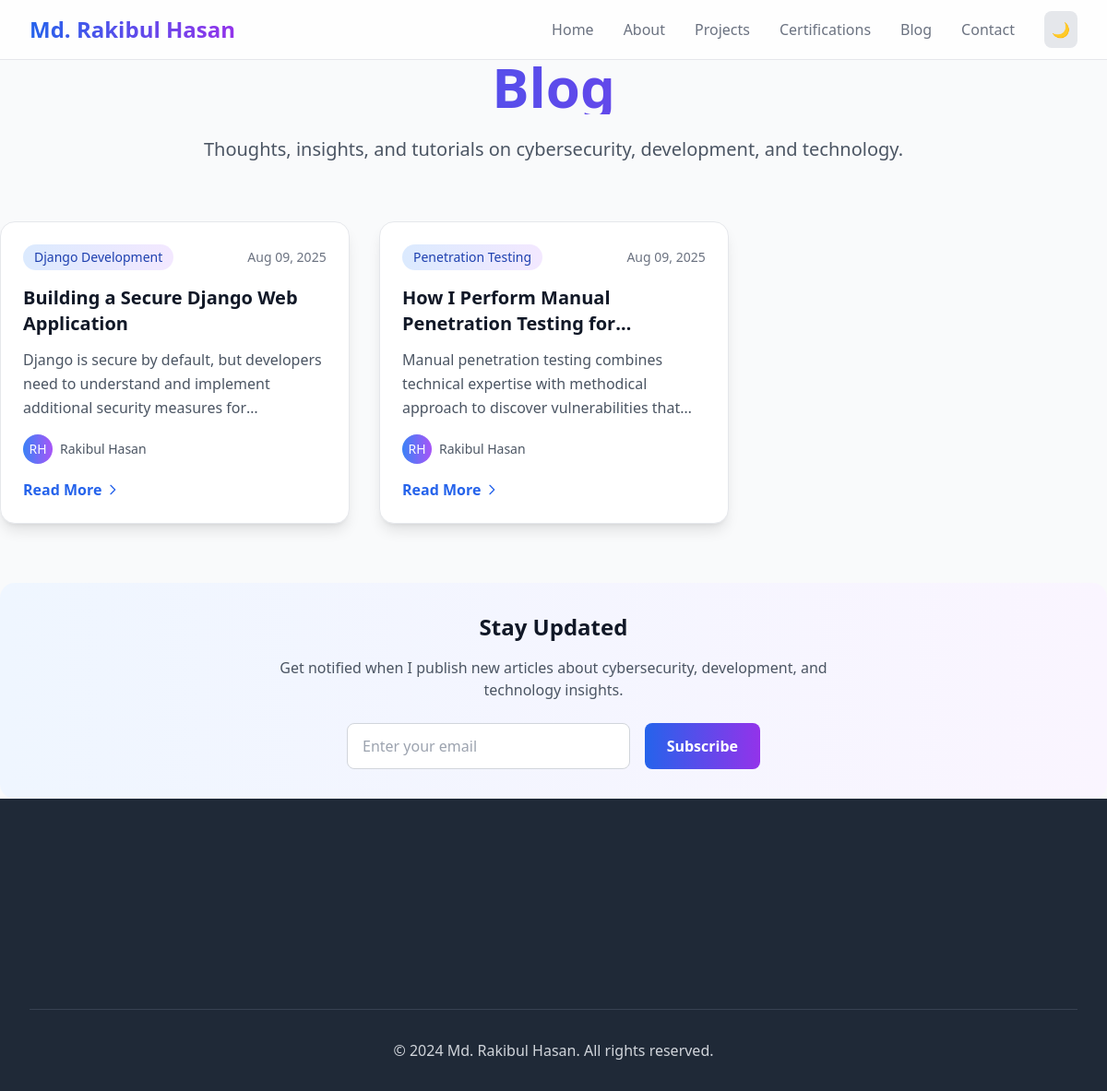
Screenshot of /blog/ with the database file from the repository.
### portfolio/models.py (models this page shows, shortened)
class BlogPost(models.Model):
    STATUS_CHOICES = [
        ('draft', 'Draft'),
        ('published', 'Published'),
        ('archived', 'Archived'),
    ]
    title = models.CharField(max_length=200)
    slug = models.SlugField(unique=True)
    content = RichTextUploadingField(help_text='Use the rich text editor for formatting')
    excerpt = models.TextField(max_length=300, blank=True, help_text='Brief description for blog listing')
    featured_image = models.ImageField(upload_to='blog/', blank=True, null=True)
    author = models.ForeignKey(User, on_delete=models.CASCADE, default=1)
    publish_date = models.DateTimeField(auto_now_add=True)
    updated_date = models.DateTimeField(auto_now=True)
    category = models.CharField(max_length=100)
    tags = models.CharField(max_length=200, blank=True, help_text='Comma-separated tags')
    status = models.CharField(max_length=10, choices=STATUS_CHOICES, default='published')
    featured = models.BooleanField(default=False, help_text='Feature on homepage')
    read_time = models.IntegerField(default=5, help_text='Estimated read time in minutes')
    class Meta:
        ordering = ['-featured', '-publish_date']

class Profile(models.Model):
    name = models.CharField(max_length=100, default='Md. Rakibul Hasan')
    title = models.CharField(max_length=200, default='Ethical Hacker | Junior Penetration Tester | Programmer | Django Developer')
    about = models.TextField(default='I am an ethical hacker and programmer with strong expertise in web application security, penetration testing, and backend development.')
    profile_image = models.ImageField(upload_to='profile/', blank=True, null=True)
    cv_file = models.FileField(upload_to='cv/', blank=True, null=True)
    email = models.EmailField(default='pentester.rakib@gmail.com')
    secondary_email = models.EmailField(default='pentester.rakib@outlook.com', blank=True, help_text='Secondary email address')
    phone = models.CharField(max_length=20, default='+8801309598979', help_text='Phone number with country code')
    whatsapp = models.CharField(max_length=20, default='+8801309598979', help_text='WhatsApp number with country code')
    location = models.CharField(max_length=100, default='Rangpur, Bangladesh')
    github_url = models.URLField(default='https://github.com/dev-rakibul-hasan')
    linkedin_url = models.URLField(default='https://www.linkedin.com/in/dev-rakibul-hasan/')
    facebook_url = models.URLField(default='https://www.facebook.com/HasanRakib.Dev')
    x_url = models.URLField(default='https://x.com/PentesterRakib', blank=True, help_text='X (Twitter) profile URL')
    class Meta:
        verbose_name = "Profile Settings"
        verbose_name_plural = "Profile Settings"

### portfolio/views.py (the view)
# urls.py: path('blog/', views.blog_list, name='blog_list'),
def blog_list(request):
    posts = BlogPost.objects.order_by('-publish_date')
    return render(request, 'portfolio/blog_list.html', {'posts': posts})

### portfolio/context_processors.py (called while the page is built)
def profile_processor(request):
    try:
        profile = Profile.objects.first()
    except:
        profile = None
    return {
        'profile': profile,
    }

### portfolio/templates/portfolio/blog_list.html (shortened to what this page needs)
{% extends 'portfolio/base.html' %}
{% block content %}
<div class="max-w-7xl mx-auto">
    <div class="text-center mb-16 animate-fade-in">
        <h1 class="text-4xl lg:text-6xl font-bold bg-gradient-to-r from-blue-600 to-purple-600 bg-clip-text text-transparent mb-6">
        </h1>
        <p class="text-xl text-gray-600 dark:text-gray-300 max-w-3xl mx-auto">
            Thoughts, insights, and tutorials on cybersecurity, development, and technology.
        </p>
    </div>
    <div class="grid grid-cols-1 md:grid-cols-2 lg:grid-cols-3 gap-8">
        {% for post in posts %}
        <article class="group bg-white dark:bg-gray-800 rounded-2xl shadow-lg hover:shadow-2xl transition-all duration-500 transform hover:-translate-y-2 border border-gray-200 dark:border-gray-700 overflow-hidden">
            <div class="p-6">
                <div class="flex items-center justify-between mb-4">
                    <span class="px-3 py-1 bg-gradient-to-r from-blue-100 to-purple-100 dark:from-blue-900 dark:to-purple-900 text-blue-800 dark:text-blue-200 rounded-full text-sm font-medium">
                        {{ post.category }}
                    </span>
                    <span class="text-sm text-gray-500 dark:text-gray-400">
                        {{ post.publish_date|date:"M d, Y" }}
                    </span>
                </div>
                <h2 class="text-xl font-bold text-gray-900 dark:text-white mb-3 group-hover:text-blue-600 dark:group-hover:text-blue-400 transition-colors duration-200 line-clamp-2">
                    {{ post.title }}
                </h2>
                <p class="text-gray-600 dark:text-gray-300 mb-4 line-clamp-3 leading-relaxed">
                    {{ post.excerpt|default:post.content|striptags|truncatewords:25 }}
                </p>
                <div class="flex items-center justify-between mb-4">
                    <div class="flex items-center space-x-2">
                        <div class="w-8 h-8 bg-gradient-to-r from-blue-500 to-purple-500 rounded-full flex items-center justify-center">
                            <span class="text-white text-sm font-medium">{{ post.author.first_name|first|upper }}{{ post.author.last_name|first|upper }}</span>
                        </div>
                        <span class="text-sm text-gray-600 dark:text-gray-400">{{ post.author.get_full_name|default:post.author.username }}</span>
                    </div>
                </div>
                <a href="{% url 'blog_detail' post.slug %}"
                   class="inline-flex items-center text-blue-600 dark:text-blue-400 font-semibold hover:text-blue-700 dark:hover:text-blue-300 transition-colors duration-200">
                    Read More
                    <svg class="w-4 h-4 ml-1 transform group-hover:translate-x-1 transition-transform duration-200" fill="none" stroke="currentColor" viewBox="0 0 24 24">
                        <path stroke-linecap="round" stroke-linejoin="round" stroke-width="2" d="M9 5l7 7-7 7"></path>
                    </svg>
                </a>
            </div>
        </article>
        {% endfor %}
    </div>
    <div class="mt-16 bg-gradient-to-r from-blue-50 to-purple-50 dark:from-blue-900/20 dark:to-purple-900/20 rounded-2xl p-8 text-center">
        <h3 class="text-2xl font-bold text-gray-900 dark:text-white mb-4">
            Stay Updated
        </h3>
        <p class="text-gray-600 dark:text-gray-300 mb-6 max-w-2xl mx-auto">
            Get notified when I publish new articles about cybersecurity, development, and technology insights.
        </p>
        <div class="flex flex-col sm:flex-row gap-4 max-w-md mx-auto">
            <input type="email"
                   placeholder="Enter your email"
                   class="flex-1 px-4 py-3 border border-gray-300 dark:border-gray-600 rounded-lg focus:ring-2 focus:ring-blue-500 focus:border-transparent dark:bg-gray-800 dark:text-white">
            <button class="px-6 py-3 bg-gradient-to-r from-blue-600 to-purple-600 text-white font-semibold rounded-lg hover:from-blue-700 hover:to-purple-700 transform hover:scale-105 transition-all duration-200">
                Subscribe
            </button>
        </div>
    </div>
</div>
{% endblock %}

### portfolio/templates/portfolio/base.html (shortened to what this page needs)
{% load static %}
<!DOCTYPE html>
<html lang="en">
<head>
    <script src="https://cdn.tailwindcss.com"></script>
</head>
<body class="bg-gray-50 dark:bg-gray-900 text-gray-900 dark:text-gray-100 transition-colors duration-300">
    <nav class="fixed top-0 w-full bg-white/80 dark:bg-gray-900/80 backdrop-blur-md border-b border-gray-200 dark:border-gray-700 z-50">
        <div class="max-w-7xl mx-auto px-4 sm:px-6 lg:px-8">
            <div class="flex justify-between items-center h-16">
                <a href="/" class="text-2xl font-bold bg-gradient-to-r from-blue-600 to-purple-600 bg-clip-text text-transparent">
                </a>
                <div class="hidden md:flex items-center space-x-4 lg:space-x-8">
                    <a href="/" class="text-sm lg:text-base text-secondary hover:text-gradient-1 transition-colors duration-200">Home</a>
                    <a href="/about/" class="text-sm lg:text-base text-secondary hover:text-gradient-1 transition-colors duration-200">About</a>
                    <a href="/projects/" class="text-sm lg:text-base text-secondary hover:text-gradient-1 transition-colors duration-200">Projects</a>
                    <a href="/certifications/" class="hidden lg:block text-sm lg:text-base text-secondary hover:text-gradient-1 transition-colors duration-200">Certifications</a>
                    <a href="/blog/" class="text-sm lg:text-base text-secondary hover:text-gradient-1 transition-colors duration-200">Blog</a>
                    <a href="/contact/" class="text-sm lg:text-base text-secondary hover:text-gradient-1 transition-colors duration-200">Contact</a>
                    <button id="theme-toggle" class="p-1.5 lg:p-2 rounded-lg bg-gray-200 dark:bg-gray-700 hover:bg-gray-300 dark:hover:bg-gray-600 transition-colors duration-200" onclick="toggleTheme()">
                        <span id="theme-icon" class="text-sm lg:text-base">🌙</span>
                    </button>
                </div>
            </div>
        </div>
    </nav>
    <main class="pt-16">
        {% block content %}{% endblock %}
    </main>
    <footer class="bg-gray-800 dark:bg-gray-900 text-white py-8">
        <div class="max-w-7xl mx-auto px-4 sm:px-6 lg:px-8">
            <div class="border-t border-gray-700 mt-8 pt-8 text-center text-gray-300">
                <p>&copy; 2024 {{ profile.name|default:"Md. Rakibul Hasan" }}. All rights reserved.</p>
            </div>
        </div>
    </footer>
</body>
</html>

### portfolio/templates/portfolio/base.html (style rules this page uses)
.animate-fade-in { animation: fadeIn 0.6s ease-out; }

### rows the page displays
BlogPost: category "Django Development", publish_date "Aug 09, 2025", title "Building a Secure Django Web Application", excerpt "Django is secure by default, but developers need to understand and implement additional security measures…", author.first_name|first "R", author.last_name|first "H", author.get_full_name "Rakibul Hasan"
BlogPost: category "Penetration Testing", publish_date "Aug 09, 2025", title "How I Perform Manual Penetration Testing…", excerpt "Manual penetration testing combines technical expertise with methodical approach to discover vulnerabilities…", author.first_name|first "R", author.last_name|first "H", author.get_full_name "Rakibul Hasan"
Profile: name "Md. Rakibul Hasan"
